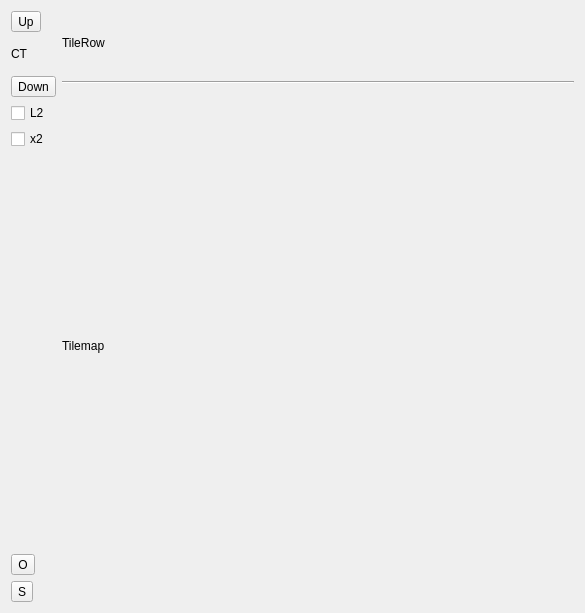
<?xml version="1.0" encoding="UTF-8"?>
<ui version="4.0">
 <class>TMEdit</class>
 <widget class="QDialog" name="TMEdit">
  <property name="windowModality">
   <enum>Qt::WindowModal</enum>
  </property>
  <property name="geometry">
   <rect>
    <x>0</x>
    <y>0</y>
    <width>571</width>
    <height>601</height>
   </rect>
  </property>
  <property name="windowTitle">
   <string>Dialog</string>
  </property>
  <property name="modal">
   <bool>true</bool>
  </property>
  <layout class="QHBoxLayout" name="horizontalLayout">
   <item>
    <layout class="QVBoxLayout" name="verticalLayout">
     <item>
      <widget class="QToolButton" name="tbLeft">
       <property name="text">
        <string>Up</string>
       </property>
       <property name="icon">
        <iconset resource="resrs.qrc">
         <normaloff>:/images/go-up.png</normaloff>:/images/go-up.png</iconset>
       </property>
      </widget>
     </item>
     <item>
      <widget class="MLabel" name="tileShow">
       <property name="sizePolicy">
        <sizepolicy hsizetype="Fixed" vsizetype="Fixed">
         <horstretch>0</horstretch>
         <verstretch>0</verstretch>
        </sizepolicy>
       </property>
       <property name="minimumSize">
        <size>
         <width>32</width>
         <height>32</height>
        </size>
       </property>
       <property name="maximumSize">
        <size>
         <width>32</width>
         <height>32</height>
        </size>
       </property>
       <property name="text">
        <string>CT</string>
       </property>
      </widget>
     </item>
     <item>
      <widget class="QToolButton" name="tbRight">
       <property name="text">
        <string>Down</string>
       </property>
       <property name="icon">
        <iconset resource="resrs.qrc">
         <normaloff>:/images/go-down.png</normaloff>:/images/go-down.png</iconset>
       </property>
      </widget>
     </item>
     <item>
      <widget class="QCheckBox" name="l2box">
       <property name="text">
        <string>L2</string>
       </property>
      </widget>
     </item>
     <item>
      <widget class="QCheckBox" name="x2box">
       <property name="text">
        <string>x2</string>
       </property>
      </widget>
     </item>
     <item>
      <spacer name="verticalSpacer">
       <property name="orientation">
        <enum>Qt::Vertical</enum>
       </property>
       <property name="sizeHint" stdset="0">
        <size>
         <width>20</width>
         <height>40</height>
        </size>
       </property>
      </spacer>
     </item>
     <item>
      <widget class="QToolButton" name="tbOpen">
       <property name="text">
        <string>O</string>
       </property>
       <property name="icon">
        <iconset resource="resrs.qrc">
         <normaloff>:/images/document-open.png</normaloff>:/images/document-open.png</iconset>
       </property>
      </widget>
     </item>
     <item>
      <widget class="QToolButton" name="tbSave">
       <property name="text">
        <string>S</string>
       </property>
       <property name="icon">
        <iconset resource="resrs.qrc">
         <normaloff>:/images/document-save.png</normaloff>:/images/document-save.png</iconset>
       </property>
      </widget>
     </item>
    </layout>
   </item>
   <item>
    <layout class="QVBoxLayout" name="verticalLayout_2">
     <item>
      <widget class="MLabel" name="tileLine">
       <property name="sizePolicy">
        <sizepolicy hsizetype="Fixed" vsizetype="Fixed">
         <horstretch>0</horstretch>
         <verstretch>0</verstretch>
        </sizepolicy>
       </property>
       <property name="minimumSize">
        <size>
         <width>512</width>
         <height>64</height>
        </size>
       </property>
       <property name="sizeIncrement">
        <size>
         <width>512</width>
         <height>64</height>
        </size>
       </property>
       <property name="text">
        <string>TileRow</string>
       </property>
      </widget>
     </item>
     <item>
      <widget class="Line" name="line">
       <property name="orientation">
        <enum>Qt::Horizontal</enum>
       </property>
      </widget>
     </item>
     <item>
      <widget class="MLabel" name="tilemap">
       <property name="sizePolicy">
        <sizepolicy hsizetype="Fixed" vsizetype="Fixed">
         <horstretch>0</horstretch>
         <verstretch>0</verstretch>
        </sizepolicy>
       </property>
       <property name="minimumSize">
        <size>
         <width>512</width>
         <height>512</height>
        </size>
       </property>
       <property name="maximumSize">
        <size>
         <width>512</width>
         <height>512</height>
        </size>
       </property>
       <property name="text">
        <string>Tilemap</string>
       </property>
      </widget>
     </item>
     <item>
      <spacer name="verticalSpacer_2">
       <property name="orientation">
        <enum>Qt::Vertical</enum>
       </property>
       <property name="sizeHint" stdset="0">
        <size>
         <width>20</width>
         <height>40</height>
        </size>
       </property>
      </spacer>
     </item>
    </layout>
   </item>
   <item>
    <spacer name="horizontalSpacer">
     <property name="orientation">
      <enum>Qt::Horizontal</enum>
     </property>
     <property name="sizeHint" stdset="0">
      <size>
       <width>40</width>
       <height>20</height>
      </size>
     </property>
    </spacer>
   </item>
  </layout>
 </widget>
 <customwidgets>
  <customwidget>
   <class>MLabel</class>
   <extends>QLabel</extends>
   <header location="global">mlabel.h</header>
  </customwidget>
 </customwidgets>
 <resources>
  <include location="resrs.qrc"/>
 </resources>
 <connections/>
</ui>
